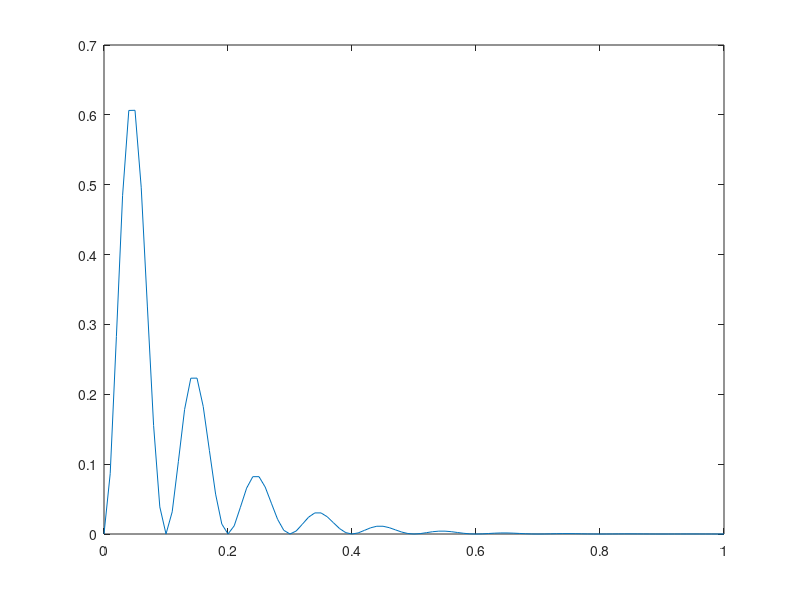

Recreate this plot in MATLAB.
clear all
clc
close all;

%% Uebung 1 

mMatrix = [7 3.14 j;-2.6 2-4j -1;45 9 -j]
svVektor =[3;4.5;9+j;-4]
zvVektor =[7 2.4 8j]
zvBig=(1:4:200)
mBig= [mMatrix mMatrix;mMatrix mMatrix]
mMatrix = [mMatrix;zvVektor]
mMatrix=[mMatrix [svVektor]]
mMatrix(3,:)=[]
mMatrix(:,4)=[]
mMatrix(2,2)=pi
xVektor=(-3:0.5:15)
idx=(2:4:37)
yVektor=xVektor(idx)

%% Uebung 2

x=[1 2 0.5 -3 -1]
y=[2 0 -3 1/3 2]'
x*y
sum(x.*y)
zva=[1 2 0.5 -3 -1 3 5 -2 0.3 -4]'
zvb=(zva>=-2 & zva<=2).*zva
zvc=zva(zva<-2 | zva>2)

%% Uebung 3
a=(1:1000);
b=1000*ones(1,1000);
bx = repelem(1000,1000)
c=(1000:-50:0)
d=zeros(1000:1)
dz = repelem(0,1000)
e=[a bx c d]
f=e;
plot(f);

%%Uebung 4 
t=[0:0.250:1]
st=sin(2*pi*5*t)
plot(t,st)
% t ist zu gross, deswegen ist die Abstand der Punkte zu gross 
t1=[0:0.01:1] 
st1=sin(2*pi*5*t1)
plot(t1,st1)


plot(t,st,t1,st1)

s2t1=exp(-10*t1).*st1.*st1
plot(t1,s2t1)






















